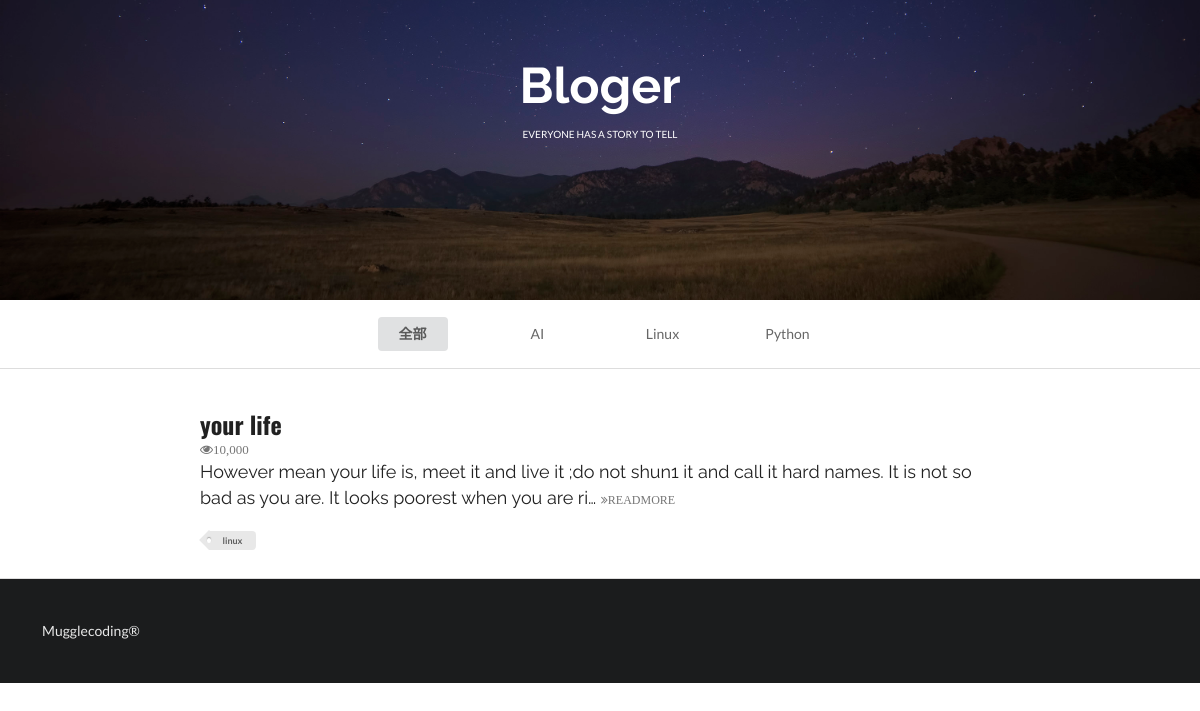
Page /index/?tag=linux on the committed database.
### firstapp/models.py (models this page shows, shortened)
class Article(models.Model):
    title = models.CharField(null=True, blank=True, max_length=300)  # 文章标题
    content = models.TextField(null=True, blank=True)  # 文章内容
    TAG_CHOICES = (
        ('ai', 'ai'),
        ('python', 'python'),
        ('linux', 'linux'),
        )
    tag = models.CharField(null=True, blank=True, max_length=10, choices=TAG_CHOICES)

### firstapp/views.py (the view)
# urls.py: url(r'^index/', index, name='index'),
def index(request):
    queryset = request.GET.get('tag')
    if queryset:
        article_list = Article.objects.filter(tag=queryset)  # 找出tag=ai的文章list
    else:
        article_list = Article.objects.all()  # 获取Article表的所有数据
    context = {}
    context['article_list'] = article_list
    return render(request, 'index.html', context)

### firstapp/templates/index.html (shortened to what this page needs)
<!DOCTYPE html>
{% load staticfiles %}
<html>
    <head>
        <link rel="stylesheet" href="{% static 'css/semantic.css' %}" media="screen" title="no title" charset="utf-8">
    </head>
    <body>
        <div class="ui inverted vertical segment masthead">
                <h1 class="ui center aligned header blogslogon" style="font-size:50px;font-family: 'Raleway', sans-serif!important;">
                    Bloger
                    <p class="ui sub header">
                        everyone has a story to tell
                    </p>
                </h1>
        </div>
        <div class="ui container nav">
            <div class="ui  text four item menu ">
                <a class="item" href="{% url 'index' %}">
                    <button class="ui  button">全部</button></a>
                <a class="item" href="?tag=ai">AI</a>
                <a class="item" href="?tag=linux">Linux</a>
                <a class="item" href="?tag=python">Python</a>
            </div>
        </div>
        <div class="ui divider"></div>
        <div class="ui  vertical segment">
            {% for article in article_list %}
                <div class="ui container vertical segment">
                    <a href="{% url 'detail' article.id %}">
                        <h2 class="ui header">
                            {{ article.title }}
                        </h2>
                    </a>
                    <i class="icon grey small unhide">10,000</i>
                    <p>
                        {{ article.content|truncatechars:150}}
                        <a href="{% url 'detail' article.id %}">
                            <i class="angle tiny double grey right icon">READMORE</i>
                        </a>
                    </p>
                    <div class="ui mini tag label">
                        {{ article.tag }}
                    </div>
                </div>
            {% endfor %}
        </div>
        <div class="ui inverted  vertical very padded  segment">
            Mugglecoding®
        </div>
    </body>
</html>

### rows in the picture
Article: title "your life", content "However mean your life is, meet it and live it ;do not shun1 it and call it hard names. It is not so bad as you are. It looks poorest when you are ri…", tag "linux"
